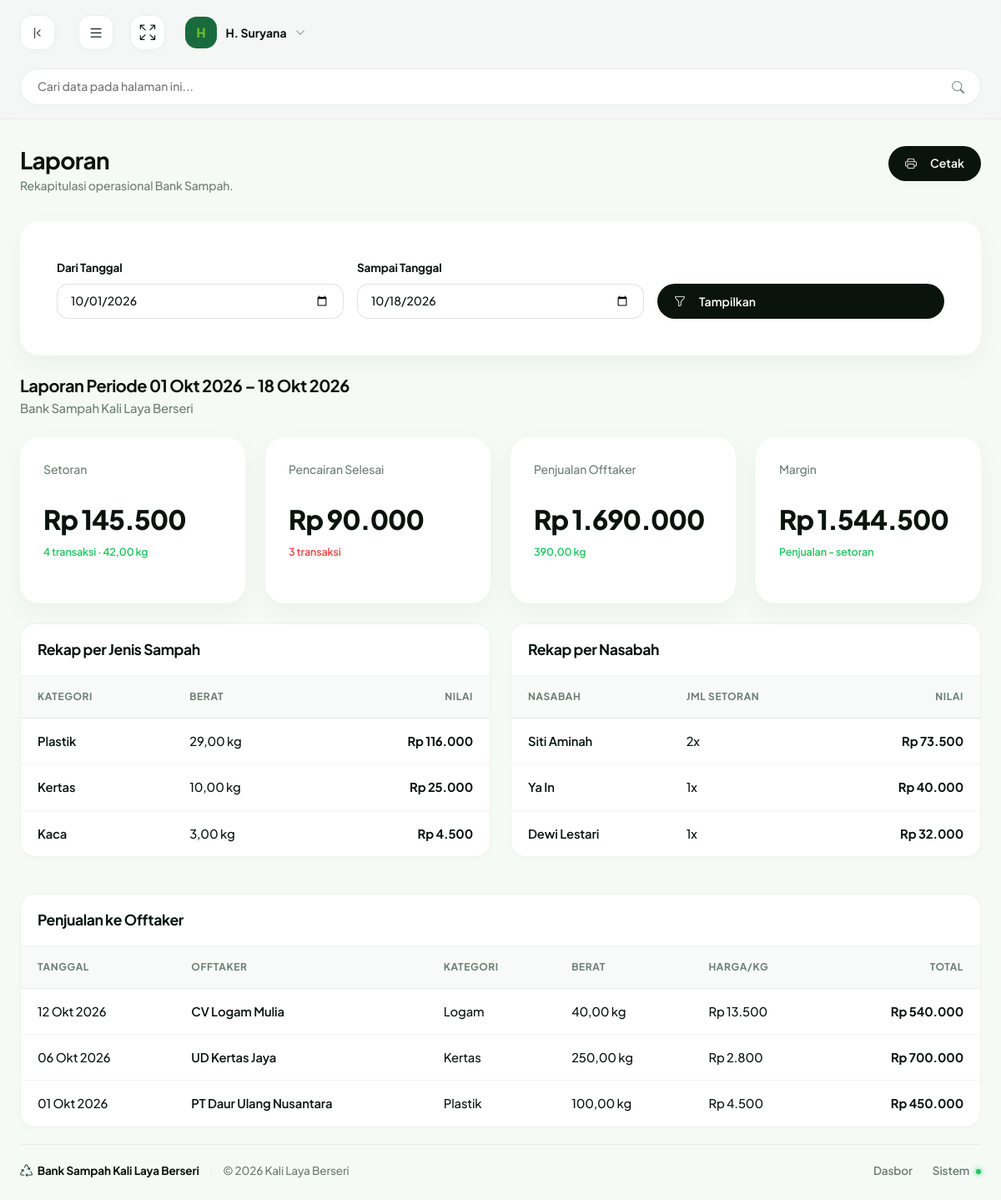
Screenshot of /ketua/laporan.php (signed in) with the database file from the repository.
### tables this page shows
CREATE TABLE `penjualan_offtaker` (
  `id` int NOT NULL,
  `tanggal` date NOT NULL,
  `nama_offtaker` varchar(150) NOT NULL,
  `jenis_id` int NOT NULL,
  `berat_kg` decimal(12,2) NOT NULL DEFAULT '0.00',
  `harga` decimal(12,2) NOT NULL DEFAULT '0.00',
  `total` decimal(14,2) NOT NULL DEFAULT '0.00',
  `petugas_id` int DEFAULT NULL
);

CREATE TABLE `jenis_sampah` (
  `id` int NOT NULL,
  `nama` varchar(100) NOT NULL,
  `kategori` varchar(50) NOT NULL,
  `harga_per_kg` decimal(12,2) NOT NULL DEFAULT '0.00',
  `stok_kg` decimal(12,2) NOT NULL DEFAULT '0.00',
  `created_at` timestamp NOT NULL DEFAULT CURRENT_TIMESTAMP
);

### includes/fungsi.php (called while the page is built, shortened)
<?php
if (!function_exists('e')) {
    function e($value): string
    {
        return htmlspecialchars((string) $value, ENT_QUOTES, 'UTF-8');
    }
}
if (!function_exists('rupiah')) {
    function rupiah($angka, bool $prefix = true): string
    {
        $hasil = number_format((float) $angka, 0, ',', '.');
        return $prefix ? 'Rp ' . $hasil : $hasil;
    }
}
if (!function_exists('kg')) {
    function kg($angka): string
    {
        return number_format((float) $angka, 2, ',', '.') . ' kg';
    }
}
if (!function_exists('tanggal_id')) {
    function tanggal_id(?string $tanggal): string
    {
        $bulan = [
            1 => 'Jan', 'Feb', 'Mar', 'Apr', 'Mei', 'Jun',
            'Jul', 'Agu', 'Sep', 'Okt', 'Nov', 'Des',
        ];
        $ts = strtotime($tanggal);
        return date('d', $ts) . ' ' . $bulan[(int) date('n', $ts)] . ' ' . date('Y', $ts);
    }
}

### ketua/laporan.php (the view, shortened to what this page needs)
<?php
require_once __DIR__ . '/../includes/auth.php';
$from = $_GET['from'] ?? date('Y-m-01');
$to   = $_GET['to'] ?? date('Y-m-d');
$from_esc = mysqli_real_escape_string($con, $from);
$to_esc   = mysqli_real_escape_string($con, $to . ' 23:59:59');
$to_date_esc = mysqli_real_escape_string($con, $to);
$r = mysqli_query($con, "SELECT COALESCE(SUM(total_nilai),0) v, COUNT(*) c FROM setoran WHERE tanggal BETWEEN '$from_esc' AND '$to_esc'");
$sum_setoran = $r ? mysqli_fetch_assoc($r) : ['v' => 0, 'c' => 0];
$r = mysqli_query($con, "SELECT COALESCE(SUM(d.berat_kg),0) v FROM detail_setoran d JOIN setoran s ON s.id = d.setoran_id WHERE s.tanggal BETWEEN '$from_esc' AND '$to_esc'");
$sum_berat = $r ? (float) mysqli_fetch_assoc($r)['v'] : 0;
$r = mysqli_query($con, "SELECT COALESCE(SUM(nominal),0) v, COUNT(*) c FROM pencairan WHERE tanggal BETWEEN '$from_esc' AND '$to_esc' AND status = 'selesai'");
$sum_cair = $r ? mysqli_fetch_assoc($r) : ['v' => 0, 'c' => 0];
$r = mysqli_query($con, "SELECT COALESCE(SUM(total),0) v, COALESCE(SUM(berat_kg),0) b FROM penjualan_offtaker WHERE tanggal BETWEEN '$from_esc' AND '$to_date_esc'");
$sum_off = $r ? mysqli_fetch_assoc($r) : ['v' => 0, 'b' => 0];
$per_jenis = [];
$res = mysqli_query($con, "SELECT j.kategori, SUM(d.berat_kg) berat, SUM(d.subtotal) nilai FROM detail_setoran d JOIN jenis_sampah j ON j.id = d.jenis_id JOIN setoran s ON s.id = d.setoran_id WHERE s.tanggal BETWEEN '$from_esc' AND '$to_esc' GROUP BY j.kategori ORDER BY berat DESC");
if ($res) { while ($r = mysqli_fetch_assoc($res)) { $per_jenis[] = $r; } }
$per_nasabah = [];
$res = mysqli_query($con, "SELECT u.name, COUNT(s.id) jumlah, COALESCE(SUM(s.total_nilai),0) nilai FROM setoran s JOIN users u ON u.id_user = s.user_id WHERE s.tanggal BETWEEN '$from_esc' AND '$to_esc' GROUP BY u.id_user ORDER BY nilai DESC");
if ($res) { while ($x = mysqli_fetch_assoc($res)) { $per_nasabah[] = $x; } }
$per_off = [];
$res = mysqli_query($con, "SELECT o.*, j.kategori AS jenis FROM penjualan_offtaker o JOIN jenis_sampah j ON j.id = o.jenis_id WHERE o.tanggal BETWEEN '$from_esc' AND '$to_date_esc' ORDER BY o.tanggal DESC");
if ($res) { while ($x = mysqli_fetch_assoc($res)) { $per_off[] = $x; } }
$page_actions  = '<button type="button" class="btn btn-dark-custom no-print" data-print><i class="bi bi-printer me-1"></i> Cetak</button>';
require __DIR__ . '/../includes/header.php';
?>
<div class="card mb-4 no-print">
  <div class="card-body">
    <form method="GET" action="laporan.php" class="row g-3 align-items-end">
      <div class="col-md-4">
        <label class="form-label-custom">Dari Tanggal</label>
        <input type="date" class="form-control-custom" name="from" value="<?= e($from) ?>">
      </div>
      <div class="col-md-4">
        <label class="form-label-custom">Sampai Tanggal</label>
        <input type="date" class="form-control-custom" name="to" value="<?= e($to) ?>">
      </div>
      <div class="col-md-4">
        <button type="submit" class="btn btn-dark-custom w-100"><i class="bi bi-funnel me-1"></i> Tampilkan</button>
      </div>
    </form>
  </div>
</div>
<div class="mb-4">
  <h2 class="h5 mb-1">Laporan Periode <?= e(tanggal_id($from)) ?> &ndash; <?= e(tanggal_id($to)) ?></h2>
  <p class="text-muted-green mb-0">Bank Sampah Kali Laya Berseri</p>
</div>
<div class="row g-4 mb-4">
  <div class="col-md-3"><div class="card card-stat"><div class="card-header"><span class="stat-label">Setoran</span></div>
    <div class="stat-value"><?= e(rupiah($sum_setoran['v'])) ?></div><div class="trend-badge trend-up"><span><?= e($sum_setoran['c']) ?> transaksi · <?= e(kg($sum_berat)) ?></span></div></div></div>
  <div class="col-md-3"><div class="card card-stat"><div class="card-header"><span class="stat-label">Pencairan Selesai</span></div>
    <div class="stat-value"><?= e(rupiah($sum_cair['v'])) ?></div><div class="trend-badge trend-down"><span><?= e($sum_cair['c']) ?> transaksi</span></div></div></div>
  <div class="col-md-3"><div class="card card-stat"><div class="card-header"><span class="stat-label">Penjualan Offtaker</span></div>
    <div class="stat-value"><?= e(rupiah($sum_off['v'])) ?></div><div class="trend-badge trend-up"><span><?= e(kg($sum_off['b'])) ?></span></div></div></div>
  <div class="col-md-3"><div class="card card-stat"><div class="card-header"><span class="stat-label">Margin</span></div>
    <div class="stat-value"><?= e(rupiah((float) $sum_off['v'] - (float) $sum_setoran['v'])) ?></div><div class="trend-badge trend-up"><span>Penjualan - setoran</span></div></div></div>
</div>
<div class="row g-4">
  <div class="col-lg-6">
    <div class="table-card-custom">
      <div class="table-header-control"><h2 class="card-title mb-0">Rekap per Jenis Sampah</h2></div>
      <div class="table-responsive">
        <table class="table-custom">
          <thead><tr><th>Kategori</th><th>Berat</th><th class="text-end">Nilai</th></tr></thead>
          <tbody>
            <?php if (empty($per_jenis)): ?>
              <tr><td colspan="3" class="text-center text-muted-green py-3">Tidak ada data.</td></tr>
            <?php else: foreach ($per_jenis as $x): ?>
              <tr><td class="table-product-name"><?= e($x['kategori']) ?></td>
                <td><?= e(kg($x['berat'])) ?></td><td class="table-amount text-end"><?= e(rupiah($x['nilai'])) ?></td></tr>
            <?php endforeach; endif; ?>
          </tbody>
        </table>
      </div>
    </div>
  </div>
  <div class="col-lg-6">
    <div class="table-card-custom">
      <div class="table-header-control"><h2 class="card-title mb-0">Rekap per Nasabah</h2></div>
      <div class="table-responsive">
        <table class="table-custom">
          <thead><tr><th>Nasabah</th><th>Jml Setoran</th><th class="text-end">Nilai</th></tr></thead>
          <tbody>
            <?php if (empty($per_nasabah)): ?>
              <tr><td colspan="3" class="text-center text-muted-green py-3">Tidak ada data.</td></tr>
            <?php else: foreach ($per_nasabah as $x): ?>
              <tr><td class="table-product-name"><?= e($x['name']) ?></td><td><?= e($x['jumlah']) ?>x</td>
                <td class="table-amount text-end"><?= e(rupiah($x['nilai'])) ?></td></tr>
            <?php endforeach; endif; ?>
          </tbody>
        </table>
      </div>
    </div>
  </div>
  <div class="col-12">
    <div class="table-card-custom">
      <div class="table-header-control"><h2 class="card-title mb-0">Penjualan ke Offtaker</h2></div>
      <div class="table-responsive">
        <table class="table-custom">
          <thead><tr><th>Tanggal</th><th>Offtaker</th><th>Kategori</th><th>Berat</th><th>Harga/kg</th><th class="text-end">Total</th></tr></thead>
          <tbody>
            <?php if (empty($per_off)): ?>
              <tr><td colspan="6" class="text-center text-muted-green py-3">Tidak ada data.</td></tr>
            <?php else: foreach ($per_off as $x): ?>
              <tr><td><?= e(tanggal_id($x['tanggal'])) ?></td><td class="table-product-name"><?= e($x['nama_offtaker']) ?></td>
                <td><?= e($x['jenis']) ?></td><td><?= e(kg($x['berat_kg'])) ?></td><td><?= e(rupiah($x['harga'])) ?></td>
                <td class="table-amount text-end"><?= e(rupiah($x['total'])) ?></td></tr>
            <?php endforeach; endif; ?>
          </tbody>
        </table>
      </div>
    </div>
  </div>
</div>
<?php require __DIR__ . '/../includes/footer.php'; ?>

### assets/css/main.css (style rules this page uses)
:root { --bs-body-bg: #F5FAF7; --bs-body-font-family: 'Plus Jakarta Sans', sans-serif; --brand-forest-dark: #0C5429; --brand-forest-medium: #0A4124; --brand-forest-light: #196B3D; --brand-lime: #6FBF2E; --brand-lime-hover: #7FCE3E; --brand-lime-translucent: rgba(84, 155, 27, 0.18); --text-main: #0B130F; --text-muted-green: #6C7E75; --text-sidebar-muted: #879A91; --card-background: #FFFFFF; --border-light: #E9EFEF; --border-dark-green: rgba(255, 255, 255, 0.1); --sys-green: #22C55E; --sys-green-bg: #DCFCE7; --sys-red: #EF4444; --sys-red-bg: #FEE2E2; --sys-orange: #F97316; --sys-orange-bg: #FFEDD5; --sidebar-width: 280px; --navbar-height: 80px; --radius-xxl: 24px; --radius-xl: 18px; --radius-lg: 14px; --radius-md: 10px; --radius-sm: 6px; --shadow-sm: 0 2px 8px rgba(11, 19, 15, 0.02); --shadow-md: 0 10px 30px rgba(11, 19, 15, 0.04); --shadow-lg: 0 20px 50px rgba(11, 19, 15, 0.08); }
body { background-color: var(--bs-body-bg); color: var(--text-main); font-family: var(--bs-body-font-family); font-size: 0.925rem; font-weight: 500; -webkit-font-smoothing: antialiased; letter-spacing: -0.01em; }
h1, h2, h3, h4, h5, h6, .h1, .h2, .h3, .h4, .h5, .h6 { color: var(--text-main); font-weight: 700; letter-spacing: -0.025em; }
.btn-dark-custom { background-color: var(--text-main); color: #FFFFFF; font-weight: 600; font-size: 0.875rem; padding: 0.65rem 1.25rem; border-radius: 50rem; border: none; display: flex; align-items: center; gap: 0.75rem; box-shadow: var(--shadow-sm); transition: all 0.2s ease-in-out; }
.card { background-color: var(--card-background); border: none; border-radius: var(--radius-xxl); padding: 1.75rem; box-shadow: var(--shadow-md); margin-bottom: 1.5rem; position: relative; overflow: hidden; }
.card-header { display: flex; align-items: center; justify-content: space-between; margin-bottom: 1.25rem; background: transparent !important; border: none !important; padding: 0 !important; }
.card-title { font-size: 1.1rem; font-weight: 700; color: var(--text-main); margin-bottom: 0; }
.card-stat { height: 100%; }
.stat-label { font-size: 0.875rem; color: var(--text-muted-green); margin-bottom: 0.75rem; font-weight: 500; }
.stat-value { font-size: 2rem; font-weight: 800; color: var(--text-main); margin-bottom: 0.75rem; line-height: 1.1; letter-spacing: -0.03em; }
.trend-badge { display: inline-flex; align-items: center; gap: 0.35rem; font-size: 0.785rem; font-weight: 600; }
.trend-up { color: var(--sys-green); }
.trend-down { color: var(--sys-red); }
.table-card-custom { background-color: #FFFFFF; border-radius: var(--radius-xl); border: 1px solid rgba(11, 19, 15, 0.06) !important; box-shadow: var(--shadow-sm); overflow: hidden; margin-bottom: 1.25rem !important; width: 100%; }
.table-custom { width: 100%; margin-bottom: 0; vertical-align: middle; border-collapse: collapse; }
.table-custom th, .table-custom td { padding: 1rem 1.25rem; border-bottom: 1px solid rgba(11, 19, 15, 0.05); white-space: nowrap; }
.table-custom th { background-color: #F8FAF9; color: var(--text-muted-green); font-size: 0.75rem; text-transform: uppercase; font-weight: 700; letter-spacing: 0.05em; border-bottom: 1px solid rgba(11, 19, 15, 0.08); }
.table-custom tbody tr { transition: background-color 0.2s ease-in-out; }
.table-custom tbody tr:last-child td { border-bottom: none; }
.table-header-control { background-color: #FFFFFF; padding: 1.25rem; border-bottom: 1px solid rgba(11, 19, 15, 0.06); display: flex; align-items: center; justify-content: space-between; flex-wrap: wrap; gap: 1rem; }
.table-product-name { font-weight: 600; color: var(--text-main); }
.table-amount { font-weight: 700; color: var(--text-main); }
.form-label-custom { display: inline-block; font-size: 0.85rem; font-weight: 700; color: var(--text-main); margin-bottom: 0.5rem; }
.form-control-custom { display: block; width: 100%; padding: 0.6rem 1rem; font-size: 0.875rem; font-weight: 500; line-height: 1.5; color: var(--text-main); background-color: #FFFFFF; background-clip: padding-box; border: 1px solid rgba(11, 19, 15, 0.12); border-radius: var(--radius-lg); transition: border-color 0.2s ease-in-out, box-shadow 0.2s ease-in-out; }
.form-control-custom::placeholder { color: var(--text-muted-green); opacity: 0.5; }

### assets/css/app.css (style rules this page uses)
.text-muted-green { color: var(--text-muted-green) !important; }

### rows the page displays
penjualan_offtaker: tanggal "12 Okt 2026", nama_offtaker "CV Logam Mulia", jenis.kategori "Logam", berat_kg "40,00 kg", harga "Rp 13.500", total "Rp 540.000"
penjualan_offtaker: tanggal "06 Okt 2026", nama_offtaker "UD Kertas Jaya", jenis.kategori "Kertas", berat_kg "250,00 kg", harga "Rp 2.800", total "Rp 700.000"
penjualan_offtaker: tanggal "01 Okt 2026", nama_offtaker "PT Daur Ulang Nusantara", jenis.kategori "Plastik", berat_kg "100,00 kg", harga "Rp 4.500", total "Rp 450.000"

### other values shown
mb_substr($u['name'] ?: 'U', 0, 1) "H"
$u['name'] "H. Suryana"
$page_title "Laporan"
$page_subtitle "Rekapitulasi operasional Bank Sampah."
rupiah($sum_setoran['v']) "Rp 145.500"
$sum_setoran['c'] "4"
kg($sum_berat) "42,00 kg"
rupiah($sum_cair['v']) "Rp 90.000"
$sum_cair['c'] "3"
rupiah($sum_off['v']) "Rp 1.690.000"
kg($sum_off['b']) "390,00 kg"
rupiah((float) $sum_off['v'] - (float) $sum_setoran['v']) "Rp 1.544.500"
$x['kategori'] "Plastik"
kg($x['berat']) "29,00 kg"
rupiah($x['nilai']) "Rp 116.000"
